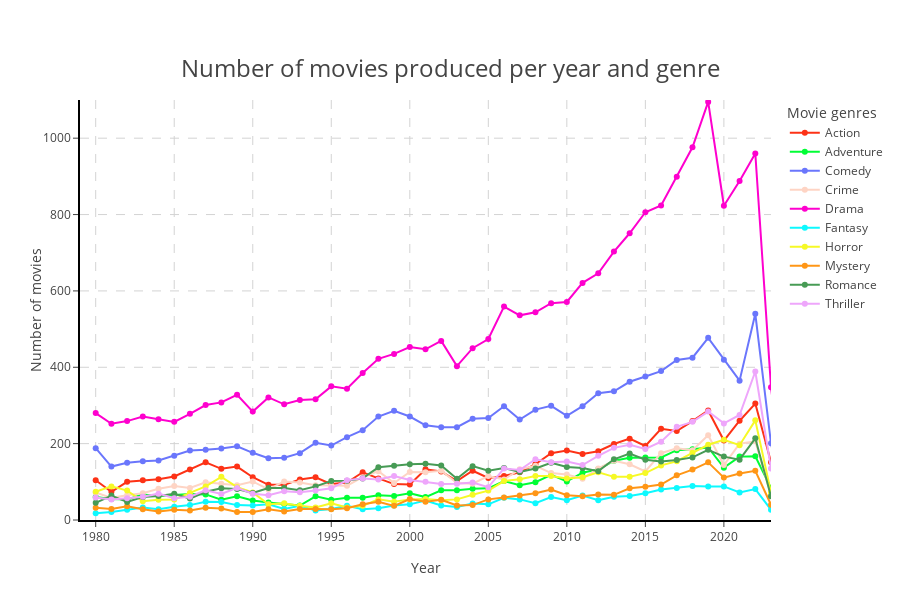

Source (notebook cell):
### Markdown cell above
### Tracé du line plot du nombre de films produits par an et par genre

### Code cell
fig = px.line(data_frame = df_years_genres_group, x = "startYear", y = "nbMovies",
              color = "genres", color_discrete_sequence = px.colors.qualitative.Light24, markers = True,
              labels = {"startYear": "Year", "nbMovies": "Number of movies", "genres": "Movie genres"},
              title = "Number of movies produced per year and genre", height = 600)

fig.update_layout(title = {'y': 0.9, 'x': 0.5, 'xanchor': 'center', 'yanchor': 'top',
                           'font' : dict(size = 24)}, plot_bgcolor = 'white')

fig.update_xaxes(ticks = 'outside', showline = True, linecolor = 'black', linewidth = 2,
                 gridcolor = 'lightgrey', griddash = 'dash',
                 range = [1979, 2023])
fig.update_yaxes(ticks = 'outside', showline = True, linecolor = 'black', linewidth = 2,
                 gridcolor = 'lightgrey', griddash = 'dash',
                 range = [0, 1100])

fig.show()

### Figure 1 — Plotly figure (JSON) as saved in the notebook; plotly's stock layout.template omitted (floating-point values rounded to 4 significant figures)
{"data": [{"hovertemplate": "Movie genres=Action<br>Year=%{x}<br>Number of movies=%{y}<extra></extra>", "legendgroup": "Action", "line": {"color": "#FD3216", "dash": "solid"}, "marker": {"symbol": "circle"}, "mode": "lines+markers", "name": "Action", "orientation": "v", "showlegend": true, "type": "scatter", "x": [1980, 1981, 1982, 1983, 1984, 1985, 1986, 1987, 1988, 1989, 1990, 1991, 1992, 1993, 1994, 1995, 1996, 1997, 1998, 1999, 2000, 2001, 2002, 2003, 2004, 2005, 2006, 2007, 2008, 2009, 2010, 2011, 2012, 2013, 2014, 2015, 2016, 2017, 2018, 2019, 2020, 2021, 2022, 2023, 2024, 2025, 2026, 2028], "xaxis": "x", "y": [104, 74, 100, 104, 107, 114, 132, 151, 134, 140, 112, 92, 92, 106, 112, 94, 98, 125, 109, 94, 93, 133, 127, 102, 129, 110, 115, 125, 146, 175, 182, 173, 180, 199, 213, 194, 239, 233, 259, 287, 208, 260, 305, 151, 16, 3, 2, 1], "yaxis": "y"}, {"hovertemplate": "Movie genres=Adventure<br>Year=%{x}<br>Number of movies=%{y}<extra></extra>", "legendgroup": "Adventure", "line": {"color": "#00FE35", "dash": "solid"}, "marker": {"symbol": "circle"}, "mode": "lines+markers", "name": "Adventure", "orientation": "v", "showlegend": true, "type": "scatter", "x": [1980, 1981, 1982, 1983, 1984, 1985, 1986, 1987, 1988, 1989, 1990, 1991, 1992, 1993, 1994, 1995, 1996, 1997, 1998, 1999, 2000, 2001, 2002, 2003, 2004, 2005, 2006, 2007, 2008, 2009, 2010, 2011, 2012, 2013, 2014, 2015, 2016, 2017, 2018, 2019, 2020, 2021, 2022, 2023, 2024, 2025, 2026, 2028], "xaxis": "x", "y": [60, 55, 54, 67, 63, 65, 68, 67, 53, 62, 51, 46, 42, 38, 62, 53, 58, 58, 65, 63, 70, 60, 78, 78, 82, 83, 102, 91, 99, 118, 101, 124, 133, 155, 163, 164, 164, 183, 185, 190, 137, 166, 167, 84, 20, 6, 2, 1], "yaxis": "y"}, {"hovertemplate": "Movie genres=Comedy<br>Year=%{x}<br>Number of movies=%{y}<extra></extra>", "legendgroup": "Comedy", "line": {"color": "#6A76FC", "dash": "solid"}, "marker": {"symbol": "circle"}, "mode": "lines+markers", "name": "Comedy", "orientation": "v", "showlegend": true, "type": "scatter", "x": [1980, 1981, 1982, 1983, 1984, 1985, 1986, 1987, 1988, 1989, 1990, 1991, 1992, 1993, 1994, 1995, 1996, 1997, 1998, 1999, 2000, 2001, 2002, 2003, 2004, 2005, 2006, 2007, 2008, 2009, 2010, 2011, 2012, 2013, 2014, 2015, 2016, 2017, 2018, 2019, 2020, 2021, 2022, 2023, 2024, 2025], "xaxis": "x", "y": [188, 140, 150, 154, 156, 168, 182, 184, 187, 193, 176, 162, 163, 175, 202, 195, 217, 235, 271, 286, 271, 248, 243, 243, 265, 267, 298, 263, 289, 299, 273, 298, 332, 337, 362, 376, 390, 419, 425, 477, 420, 365, 540, 201, 9, 3], "yaxis": "y"}, {"hovertemplate": "Movie genres=Crime<br>Year=%{x}<br>Number of movies=%{y}<extra></extra>", "legendgroup": "Crime", "line": {"color": "#FED4C4", "dash": "solid"}, "marker": {"symbol": "circle"}, "mode": "lines+markers", "name": "Crime", "orientation": "v", "showlegend": true, "type": "scatter", "x": [1980, 1981, 1982, 1983, 1984, 1985, 1986, 1987, 1988, 1989, 1990, 1991, 1992, 1993, 1994, 1995, 1996, 1997, 1998, 1999, 2000, 2001, 2002, 2003, 2004, 2005, 2006, 2007, 2008, 2009, 2010, 2011, 2012, 2013, 2014, 2015, 2016, 2017, 2018, 2019, 2020, 2021, 2022, 2023, 2024], "xaxis": "x", "y": [72, 58, 65, 70, 82, 89, 84, 99, 95, 91, 101, 80, 101, 98, 91, 90, 90, 112, 128, 97, 126, 125, 129, 97, 95, 115, 106, 133, 142, 123, 119, 108, 135, 155, 146, 127, 175, 188, 183, 222, 144, 200, 206, 65, 4], "yaxis": "y"}, {"hovertemplate": "Movie genres=Drama<br>Year=%{x}<br>Number of movies=%{y}<extra></extra>", "legendgroup": "Drama", "line": {"color": "#FE00CE", "dash": "solid"}, "marker": {"symbol": "circle"}, "mode": "lines+markers", "name": "Drama", "orientation": "v", "showlegend": true, "type": "scatter", "x": [1980, 1981, 1982, 1983, 1984, 1985, 1986, 1987, 1988, 1989, 1990, 1991, 1992, 1993, 1994, 1995, 1996, 1997, 1998, 1999, 2000, 2001, 2002, 2003, 2004, 2005, 2006, 2007, 2008, 2009, 2010, 2011, 2012, 2013, 2014, 2015, 2016, 2017, 2018, 2019, 2020, 2021, 2022, 2023, 2024, 2028], "xaxis": "x", "y": [280, 252, 259, 271, 264, 257, 278, 301, 308, 328, 284, 321, 303, 314, 316, 350, 344, 385, 422, 435, 453, 447, 469, 403, 450, 474, 559, 536, 544, 568, 571, 621, 646, 703, 751, 806, 824, 899, 976, 1095, 823, 888, 960, 348, 12, 1], "yaxis": "y"}, {"hovertemplate": "Movie genres=Fantasy<br>Year=%{x}<br>Number of movies=%{y}<extra></extra>", "legendgroup": "Fantasy", "line": {"color": "#0DF9FF", "dash": "solid"}, "marker": {"symbol": "circle"}, "mode": "lines+markers", "name": "Fantasy", "orientation": "v", "showlegend": true, "type": "scatter", "x": [1980, 1981, 1982, 1983, 1984, 1985, 1986, 1987, 1988, 1989, 1990, 1991, 1992, 1993, 1994, 1995, 1996, 1997, 1998, 1999, 2000, 2001, 2002, 2003, 2004, 2005, 2006, 2007, 2008, 2009, 2010, 2011, 2012, 2013, 2014, 2015, 2016, 2017, 2018, 2019, 2020, 2021, 2022, 2023, 2024, 2025, 2026], "xaxis": "x", "y": [18, 21, 27, 33, 28, 35, 39, 48, 47, 39, 38, 41, 29, 37, 25, 29, 37, 28, 31, 38, 41, 51, 38, 34, 43, 41, 58, 54, 44, 60, 52, 64, 52, 61, 63, 70, 80, 84, 89, 88, 88, 72, 81, 27, 4, 1, 1], "yaxis": "y"}, {"hovertemplate": "Movie genres=Horror<br>Year=%{x}<br>Number of movies=%{y}<extra></extra>", "legendgroup": "Horror", "line": {"color": "#F6F926", "dash": "solid"}, "marker": {"symbol": "circle"}, "mode": "lines+markers", "name": "Horror", "orientation": "v", "showlegend": true, "type": "scatter", "x": [1980, 1981, 1982, 1983, 1984, 1985, 1986, 1987, 1988, 1989, 1990, 1991, 1992, 1993, 1994, 1995, 1996, 1997, 1998, 1999, 2000, 2001, 2002, 2003, 2004, 2005, 2006, 2007, 2008, 2009, 2010, 2011, 2012, 2013, 2014, 2015, 2016, 2017, 2018, 2019, 2020, 2021, 2022, 2023, 2024], "xaxis": "x", "y": [74, 88, 77, 49, 53, 54, 71, 88, 113, 86, 72, 41, 44, 37, 33, 44, 33, 37, 54, 48, 54, 55, 52, 54, 66, 77, 102, 107, 115, 115, 109, 112, 125, 113, 113, 123, 143, 154, 176, 197, 210, 196, 261, 72, 1], "yaxis": "y"}, {"hovertemplate": "Movie genres=Mystery<br>Year=%{x}<br>Number of movies=%{y}<extra></extra>", "legendgroup": "Mystery", "line": {"color": "#FF9616", "dash": "solid"}, "marker": {"symbol": "circle"}, "mode": "lines+markers", "name": "Mystery", "orientation": "v", "showlegend": true, "type": "scatter", "x": [1980, 1981, 1982, 1983, 1984, 1985, 1986, 1987, 1988, 1989, 1990, 1991, 1992, 1993, 1994, 1995, 1996, 1997, 1998, 1999, 2000, 2001, 2002, 2003, 2004, 2005, 2006, 2007, 2008, 2009, 2010, 2011, 2012, 2013, 2014, 2015, 2016, 2017, 2018, 2019, 2020, 2021, 2022, 2023], "xaxis": "x", "y": [32, 29, 36, 28, 22, 27, 25, 32, 30, 21, 21, 28, 22, 29, 29, 28, 31, 41, 48, 37, 55, 48, 53, 38, 39, 54, 59, 64, 70, 80, 65, 62, 67, 66, 83, 87, 93, 117, 132, 151, 111, 122, 129, 40], "yaxis": "y"}, {"hovertemplate": "Movie genres=Romance<br>Year=%{x}<br>Number of movies=%{y}<extra></extra>", "legendgroup": "Romance", "line": {"color": "#479B55", "dash": "solid"}, "marker": {"symbol": "circle"}, "mode": "lines+markers", "name": "Romance", "orientation": "v", "showlegend": true, "type": "scatter", "x": [1980, 1981, 1982, 1983, 1984, 1985, 1986, 1987, 1988, 1989, 1990, 1991, 1992, 1993, 1994, 1995, 1996, 1997, 1998, 1999, 2000, 2001, 2002, 2003, 2004, 2005, 2006, 2007, 2008, 2009, 2010, 2011, 2012, 2013, 2014, 2015, 2016, 2017, 2018, 2019, 2020, 2021, 2022, 2023, 2024, 2026], "xaxis": "x", "y": [45, 64, 47, 60, 63, 69, 56, 74, 83, 81, 71, 84, 84, 78, 88, 102, 103, 109, 138, 142, 146, 147, 143, 108, 141, 129, 136, 126, 135, 150, 139, 136, 128, 159, 174, 158, 153, 157, 164, 184, 166, 158, 214, 62, 1, 1], "yaxis": "y"}, {"hovertemplate": "Movie genres=Thriller<br>Year=%{x}<br>Number of movies=%{y}<extra></extra>", "legendgroup": "Thriller", "line": {"color": "#EEA6FB", "dash": "solid"}, "marker": {"symbol": "circle"}, "mode": "lines+markers", "name": "Thriller", "orientation": "v", "showlegend": true, "type": "scatter", "x": [1980, 1981, 1982, 1983, 1984, 1985, 1986, 1987, 1988, 1989, 1990, 1991, 1992, 1993, 1994, 1995, 1996, 1997, 1998, 1999, 2000, 2001, 2002, 2003, 2004, 2005, 2006, 2007, 2008, 2009, 2010, 2011, 2012, 2013, 2014, 2015, 2016, 2017, 2018, 2019, 2020, 2021, 2022, 2023, 2024], "xaxis": "x", "y": [59, 54, 57, 61, 69, 57, 61, 78, 68, 84, 69, 65, 75, 73, 77, 83, 104, 109, 106, 115, 105, 100, 94, 95, 98, 86, 135, 131, 159, 151, 153, 144, 168, 189, 197, 186, 205, 244, 257, 284, 253, 275, 389, 135, 4], "yaxis": "y"}], "layout": {"height": 600, "legend": {"title": {"text": "Movie genres"}, "tracegroupgap": 0}, "plot_bgcolor": "white", "title": {"font": {"size": 24}, "text": "Number of movies produced per year and genre", "x": 0.5, "xanchor": "center", "y": 0.9, "yanchor": "top"}, "xaxis": {"anchor": "y", "domain": [0, 1], "gridcolor": "lightgrey", "griddash": "dash", "linecolor": "black", "linewidth": 2, "range": [1979, 2023], "showline": true, "ticks": "outside", "title": {"text": "Year"}}, "yaxis": {"anchor": "x", "domain": [0, 1], "gridcolor": "lightgrey", "griddash": "dash", "linecolor": "black", "linewidth": 2, "range": [0, 1100], "showline": true, "ticks": "outside", "title": {"text": "Number of movies"}}}}
